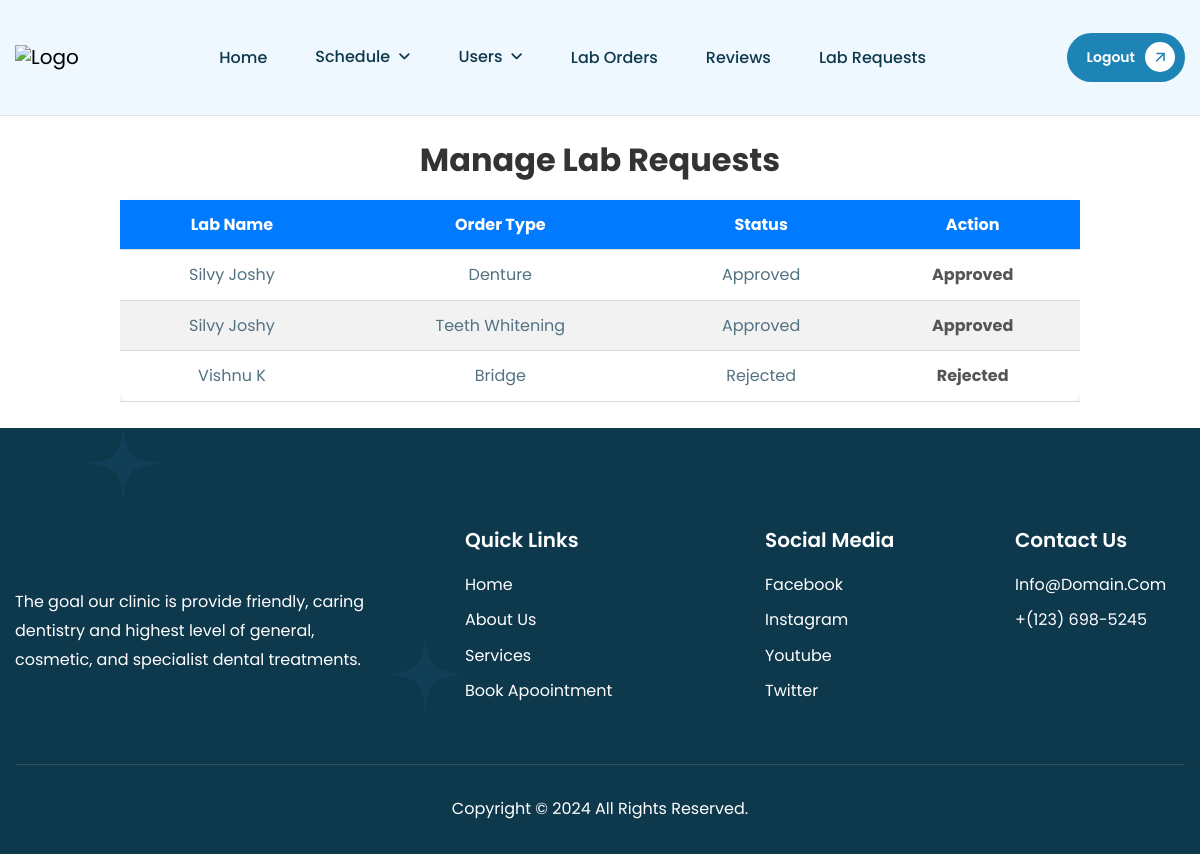
/manage-requests/, run on the app's committed database.
### dental_app/models.py (models this page shows)
class LabOrderRequest(models.Model):
    lab = models.ForeignKey(Lab, on_delete=models.CASCADE)
    order_type = models.CharField(max_length=50, choices=[
        ('Crown', 'Crown'),
        ('Bridge', 'Bridge'),
        ('Denture', 'Denture'),
        ('Braces', 'Braces'),
        ('Retainer', 'Retainer'),
        ('Teeth Whitening', 'Teeth Whitening'),
        ('Implant', 'Implant'),
        ('Other', 'Other'),
    ])
    status = models.CharField(max_length=20, choices=[
        ('Pending', 'Pending'),
        ('Approved', 'Approved'),
        ('Rejected', 'Rejected')
    ], default='Pending')
    requested_date = models.DateTimeField(auto_now_add=True)

class Lab(models.Model):
    lab_id = models.ForeignKey(Login,on_delete=models.CASCADE)
    username = models.CharField(max_length=20,null=True)
    name = models.CharField(max_length=20,null=True)
    email = models.EmailField(max_length=30,null=True)
    address = models.TextField(max_length=50,null=True)
    phone = models.IntegerField(null=True)
    image = models.ImageField(upload_to='Image',null=True)
    state = models.CharField(max_length=30, null=True)  # New Field
    district = models.CharField(max_length=30, null=True)  # New Field
    pincode = models.CharField(max_length=6, null=True)  # New Field

### dental_app/views.py (the view)
# urls.py: path('manage-requests/', views.manage_requests, name='manage_requests'),
def manage_requests(request):
    requests = LabOrderRequest.objects.all()
    return render(request, 'admin/admin_requests.html', {'requests': requests})

### templates/admin/admin_requests.html (shortened to what this page needs)
{% extends 'admin/admin_base.html' %}
{% block content %}
<br>
<main class="content">
    <h2 style="text-align: center; color: #333;">Manage Lab Requests</h2>
    <div class="table-container">
        <table>
            <thead>
                <tr>
                    <th>Lab Name</th>
                    <th>Order Type</th>
                    <th>Status</th>
                    <th>Action</th>
                </tr>
            </thead>
            <tbody>
                {% for request in requests %}
                <tr>
                    <td>{{ request.lab.name }}</td>
                    <td>{{ request.order_type }}</td>
                    <td>{{ request.status }}</td>
                    <td>
                        {% if request.status == "Pending" %}
                            <a href="{% url 'update_request_status' request.id 'approve' %}" class="btn btn-approve">Approve</a>
                            <a href="{% url 'update_request_status' request.id 'reject' %}" class="btn btn-reject">Reject</a>
                        {% else %}
                            <span class="status">{{ request.status }}</span>
                        {% endif %}
                    </td>
                </tr>
                {% empty %}
                <tr>
                    <td colspan="4" style="text-align: center; color: red;">No requests found.</td>
                </tr>
                {% endfor %}
            </tbody>
        </table>
    </div>
</main>
<br>
{% endblock %}

### templates/admin/admin_requests.html (style rules this page uses)
.table-container { width: 80%; margin: auto; overflow-x: auto; }
table { width: 100%; border-collapse: collapse; margin-top: 20px; background: white; box-shadow: 0 4px 8px rgba(0, 0, 0, 0.1); border-radius: 10px; }
th, td { padding: 12px; text-align: center; border-bottom: 1px solid #ddd; }
th { background: #007bff; color: white; }
tr:nth-child(even) { background: #f2f2f2; }
.status { font-weight: bold; color: #555; }

### data on the page
LabOrderRequest: lab.name "Silvy Joshy", order_type "Denture", status "Approved"
LabOrderRequest: lab.name "Silvy Joshy", order_type "Teeth Whitening", status "Approved"
LabOrderRequest: lab.name "Vishnu K", order_type "Bridge", status "Rejected"
